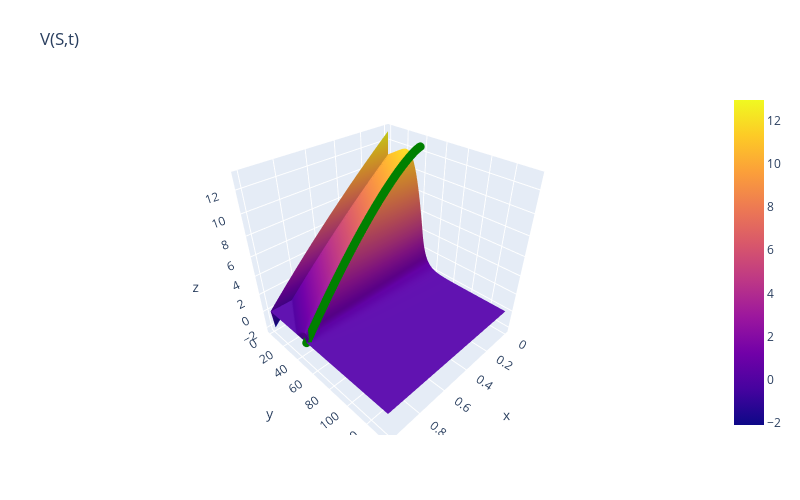

Source (notebook cell):
### Markdown cell above
### Plotting the difference between American and European

### Code cell
grid2.net = grid.net - grid2.net
grid2.plot()
grid2.plot(7)
